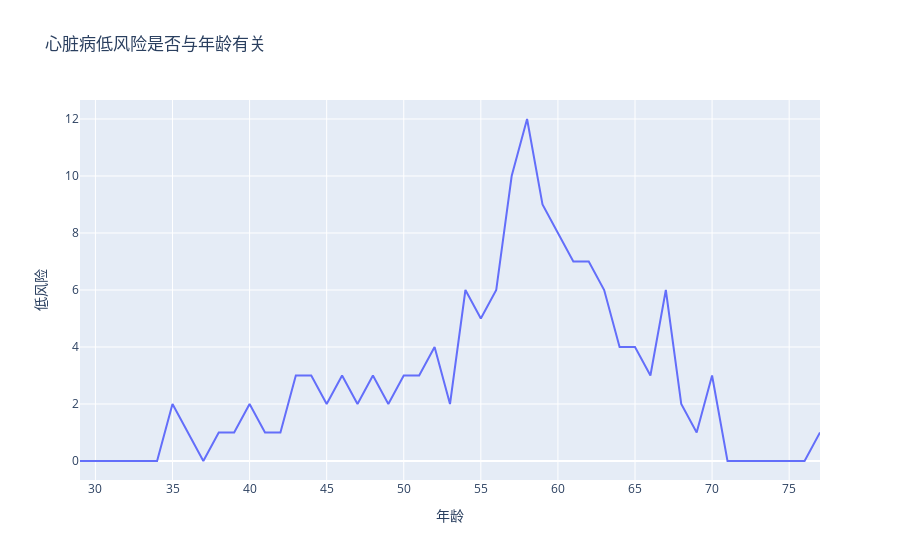

Notebook code cell kept with this figure:
### Code cell
px.line(v,v['年龄'],v['低风险'],title='心脏病低风险是否与年龄有关')

### Figure 1 — Plotly figure (JSON) as saved in the notebook; plotly's stock layout.template omitted (floating-point values rounded to 4 significant figures)
{"data": [{"hovertemplate": "年龄=%{x}<br>低风险=%{y}<extra></extra>", "legendgroup": "", "line": {"color": "#636efa", "dash": "solid"}, "marker": {"symbol": "circle"}, "mode": "lines", "name": "", "orientation": "v", "showlegend": false, "x": [29, 34, 35, 37, 38, 39, 40, 41, 42, 43, 44, 45, 46, 47, 48, 49, 50, 51, 52, 53, 54, 55, 56, 57, 58, 59, 60, 61, 62, 63, 64, 65, 66, 67, 68, 69, 70, 71, 74, 76, 77], "xaxis": "x", "y": [0, 0, 2, 0, 1, 1, 2, 1, 1, 3, 3, 2, 3, 2, 3, 2, 3, 3, 4, 2, 6, 5, 6, 10, 12, 9, 8, 7, 7, 6, 4, 4, 3, 6, 2, 1, 3, 0, 0, 0, 1], "yaxis": "y", "type": "scatter"}], "layout": {"xaxis": {"anchor": "y", "domain": [0.0, 1.0], "title": {"text": "年龄"}}, "yaxis": {"anchor": "x", "domain": [0.0, 1.0], "title": {"text": "低风险"}}, "legend": {"tracegroupgap": 0}, "title": {"text": "心脏病低风险是否与年龄有关"}}}
